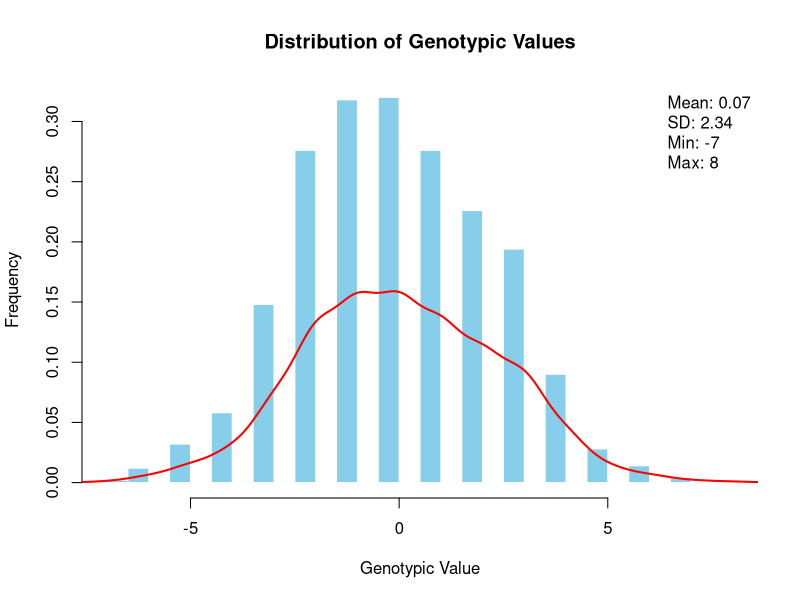

Source code (R):
# Set random seed for reproducibility
set.seed(123)

# Function to simulate genotypes with specified frequencies and calculate genotypic values
simulate_and_calculate <- function(n_individuals, m_loci) {
  # 1) Simulate genotypes with specified frequencies
  genotypes <- matrix(sample(c(-1, 0, 1), n_individuals * m_loci, 
                             replace = TRUE, 
                             prob = c(0.25, 0.5, 0.25)),
                      nrow = n_individuals, ncol = m_loci)
  
  # 2) Fix each locus' effect as 1
  locus_effects <- rep(1, m_loci)
  
  # 3) Calculate genotypic values
  genotypic_values <- genotypes %*% locus_effects
  
  return(list(genotypic_values = genotypic_values, genotypes = genotypes))
}

# Set parameters
n_individuals <- 1000
m_loci <- 10

# Run simulation and calculation
result <- simulate_and_calculate(n_individuals, m_loci)
genotypic_values <- result$genotypic_values
genotypes <- result$genotypes

# 4) Draw histogram
hist(genotypic_values, 
     freq = FALSE,
     main = "Distribution of Genotypic Values",
     xlab = "Genotypic Value",
     ylab = "Frequency",
     col = "skyblue",
     border = "white",
     breaks = 30)

# Add a density curve
lines(density(genotypic_values), col = "red", lwd = 2)

# Add summary statistics to the plot
summary_stats <- summary(genotypic_values)
legend("topright", 
       legend = c(
         paste("Mean:", round(mean(genotypic_values), 2)),
         paste("SD:", round(sd(genotypic_values), 2)),
         paste("Min:", round(min(genotypic_values), 2)),
         paste("Max:", round(max(genotypic_values), 2))
       ),
       bty = "n")

# Print summary statistics
print(summary(genotypic_values))

# Check the actual frequencies of genotypes
genotype_freq <- table(genotypes) / (n_individuals * m_loci)
print("Actual genotype frequencies:")
print(genotype_freq)
